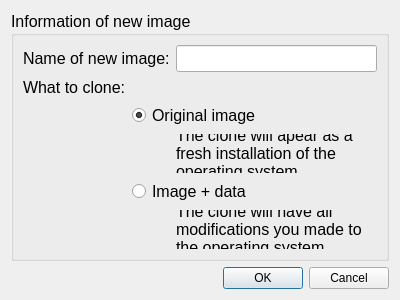
<?xml version="1.0" encoding="UTF-8"?>
<ui version="4.0">
 <class>CloneDialog</class>
 <widget class="QDialog" name="CloneDialog">
  <property name="windowModality">
   <enum>Qt::WindowModal</enum>
  </property>
  <property name="geometry">
   <rect>
    <x>0</x>
    <y>0</y>
    <width>400</width>
    <height>300</height>
   </rect>
  </property>
  <property name="windowTitle">
   <string>Clone image</string>
  </property>
  <layout class="QVBoxLayout" name="verticalLayout">
   <item>
    <widget class="QGroupBox" name="groupBox">
     <property name="font">
      <font>
       <pointsize>12</pointsize>
      </font>
     </property>
     <property name="title">
      <string>Information of new image</string>
     </property>
     <layout class="QGridLayout" name="gridLayout">
      <item row="0" column="0" colspan="2">
       <widget class="QLabel" name="label">
        <property name="text">
         <string>Name of new image:</string>
        </property>
       </widget>
      </item>
      <item row="0" column="2">
       <widget class="QLineEdit" name="nameEdit"/>
      </item>
      <item row="1" column="0">
       <widget class="QLabel" name="label_2">
        <property name="text">
         <string>What to clone:</string>
        </property>
       </widget>
      </item>
      <item row="2" column="1" colspan="2">
       <widget class="QRadioButton" name="origRadio">
        <property name="text">
         <string>Original image</string>
        </property>
        <property name="checked">
         <bool>true</bool>
        </property>
       </widget>
      </item>
      <item row="3" column="2">
       <widget class="QLabel" name="label_3">
        <property name="text">
         <string>The clone will apear as a fresh installation of the operating system</string>
        </property>
        <property name="wordWrap">
         <bool>true</bool>
        </property>
       </widget>
      </item>
      <item row="4" column="1" colspan="2">
       <widget class="QRadioButton" name="dataRadio">
        <property name="text">
         <string>Image + data</string>
        </property>
       </widget>
      </item>
      <item row="5" column="2">
       <widget class="QLabel" name="label_4">
        <property name="text">
         <string>The clone will have all modifications you made to the operating system</string>
        </property>
        <property name="wordWrap">
         <bool>true</bool>
        </property>
       </widget>
      </item>
     </layout>
    </widget>
   </item>
   <item>
    <widget class="QDialogButtonBox" name="buttonBox">
     <property name="orientation">
      <enum>Qt::Horizontal</enum>
     </property>
     <property name="standardButtons">
      <set>QDialogButtonBox::Cancel|QDialogButtonBox::Ok</set>
     </property>
    </widget>
   </item>
  </layout>
 </widget>
 <resources/>
 <connections>
  <connection>
   <sender>buttonBox</sender>
   <signal>accepted()</signal>
   <receiver>CloneDialog</receiver>
   <slot>accept()</slot>
   <hints>
    <hint type="sourcelabel">
     <x>248</x>
     <y>254</y>
    </hint>
    <hint type="destinationlabel">
     <x>157</x>
     <y>274</y>
    </hint>
   </hints>
  </connection>
  <connection>
   <sender>buttonBox</sender>
   <signal>rejected()</signal>
   <receiver>CloneDialog</receiver>
   <slot>reject()</slot>
   <hints>
    <hint type="sourcelabel">
     <x>316</x>
     <y>260</y>
    </hint>
    <hint type="destinationlabel">
     <x>286</x>
     <y>274</y>
    </hint>
   </hints>
  </connection>
 </connections>
</ui>
